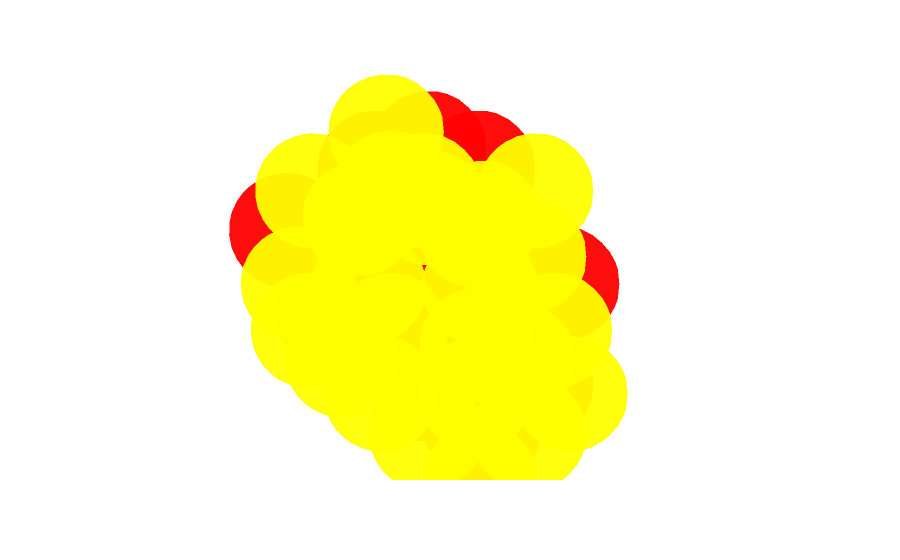

Notebook cell for this chart:
### Code cell
fig = px.scatter_3d(
    x=df.x, y=df.y, z=df.z,
    color=df.color,
    color_discrete_map={'none':'rgba(0,0,0,0)', 'red':'red', 'yellow':'yellow'}
).update_layout(
    showlegend=False,
    scene_xaxis_visible=False,
    scene_yaxis_visible=False,
    scene_zaxis_visible=False
).update_traces(
    marker_symbol='circle',
    marker_size=40,
    marker_opacity=.95
)

fig.show()

### Figure 1 — Plotly figure (JSON) as saved in the notebook; plotly's stock layout.template omitted (floating-point values rounded to 4 significant figures)
{"data": [{"hovertemplate": "color=none<br>x=%{x}<br>y=%{y}<br>z=%{z}<extra></extra>", "legendgroup": "none", "marker": {"color": "rgba(0,0,0,0)", "opacity": 0.95, "size": 40, "symbol": "circle"}, "mode": "markers", "name": "none", "scene": "scene", "showlegend": true, "type": "scatter3d", "x": [0, 0, 0, 2, 0, 0, 0, 0, 1, 2, 0, 0, 0, 0, 0, 1, 2, 2, 3, 0, 0, 0, 0, 0, 1, 2, 2, 3, 3, 3], "y": [0, 1, 4, 0, 0, 1, 2, 4, 4, 0, 0, 1, 2, 3, 4, 4, 0, 4, 3, 0, 1, 2, 3, 4, 4, 0, 4, 0, 3, 4], "z": [0, 0, 0, 0, 1, 1, 1, 1, 1, 1, 2, 2, 2, 2, 2, 2, 2, 2, 2, 3, 3, 3, 3, 3, 3, 3, 3, 3, 3, 3]}, {"hovertemplate": "color=red<br>x=%{x}<br>y=%{y}<br>z=%{z}<extra></extra>", "legendgroup": "red", "marker": {"color": "red", "opacity": 0.95, "size": 40, "symbol": "circle"}, "mode": "markers", "name": "red", "scene": "scene", "showlegend": true, "type": "scatter3d", "x": [0, 1, 1, 1, 2, 0, 1, 1, 1, 1, 2, 2, 2, 3, 3, 3, 3, 2, 2, 3, 3, 3, 1, 1, 2], "y": [2, 0, 1, 2, 2, 3, 0, 1, 2, 3, 1, 2, 4, 1, 2, 3, 4, 1, 2, 0, 1, 4, 1, 2, 1], "z": [0, 0, 0, 0, 0, 1, 1, 1, 1, 1, 1, 1, 1, 1, 1, 1, 1, 2, 2, 2, 2, 2, 3, 3, 3]}, {"hovertemplate": "color=yellow<br>x=%{x}<br>y=%{y}<br>z=%{z}<extra></extra>", "legendgroup": "yellow", "marker": {"color": "yellow", "opacity": 0.95, "size": 40, "symbol": "circle"}, "mode": "markers", "name": "yellow", "scene": "scene", "showlegend": true, "type": "scatter3d", "x": [0, 1, 1, 2, 2, 2, 3, 3, 3, 3, 3, 2, 3, 1, 1, 1, 1, 2, 3, 1, 1, 2, 2, 3, 3], "y": [3, 3, 4, 1, 3, 4, 0, 1, 2, 3, 4, 3, 0, 0, 1, 2, 3, 3, 2, 0, 3, 2, 3, 1, 2], "z": [0, 0, 0, 0, 0, 0, 0, 0, 0, 0, 0, 1, 1, 2, 2, 2, 2, 2, 2, 3, 3, 3, 3, 3, 3]}], "layout": {"legend": {"title": {"text": "color"}, "tracegroupgap": 0}, "margin": {"t": 60}, "scene": {"domain": {"x": [0, 1], "y": [0, 1]}, "xaxis": {"title": {"text": "x"}, "visible": false}, "yaxis": {"title": {"text": "y"}, "visible": false}, "zaxis": {"title": {"text": "z"}, "visible": false}}, "showlegend": false}}
